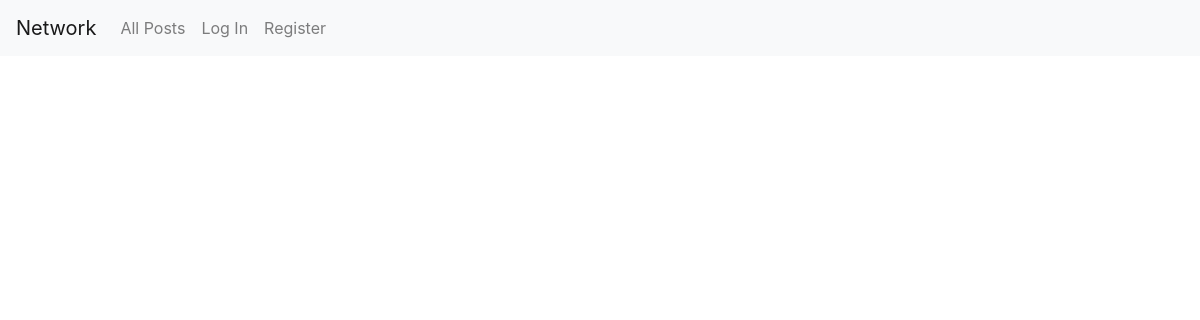
Before: / with the older database file.
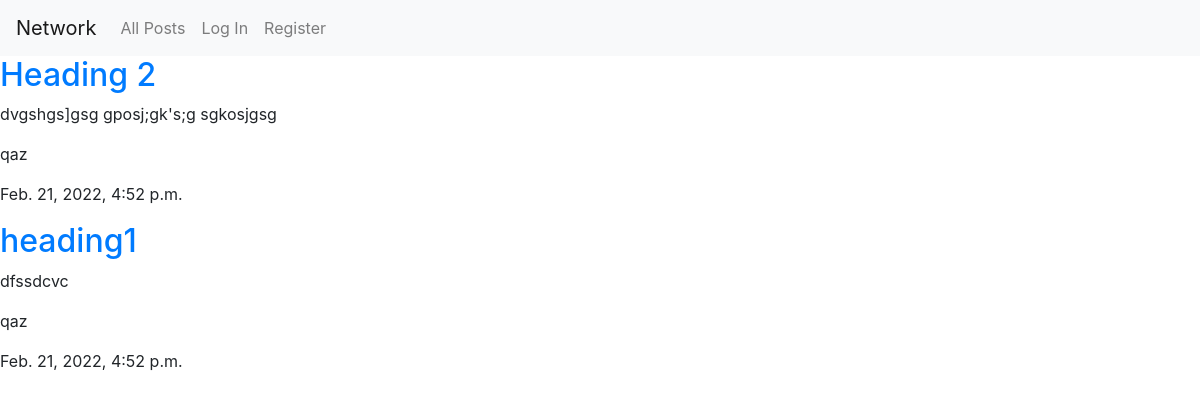
After: the same page with the newer database file.
### network/models.py (models this page shows, shortened)
class Post(models.Model):
    title = models.CharField(verbose_name="Заголовок", max_length=150)
    text = models.TextField(verbose_name="Текст", max_length=500)
    date = models.DateTimeField(auto_now=True)
    mark_like = models.BooleanField(default=False, verbose_name="Подобається")
    author = models.ForeignKey(User, on_delete=models.PROTECT, verbose_name="Автор посту")
    def get_absolute_url(self):
        return reverse('post', kwargs={'post_pk': self.pk})
    class Meta:
        verbose_name = 'Пост'
        verbose_name_plural = 'Пости'
        ordering = ['-date', 'title']

class User(AbstractUser):
    pass

### network/views.py (the view)
# urls.py: path("", views.NetworkHome.as_view(), name="index"),
class NetworkHome(ListView):
    model = Post
    template_name = "network/index.html"
    context_object_name = 'posts'
    def get_context_data(self, *, object_list=None, **kwargs):
        context=super().get_context_data(**kwargs)
        context['title'] = 'Головна сторінка'
        return context

### network/templates/network/index.html
{% extends "network/layout.html" %}
{% block body %}
    {% for post in posts %}
        <h2><a href="{{ post.get_absolute_url }}">{{post.title}}</a></h2>
            <p>{{post.text}}</p>
            <p>{{post.author}}</p>
            <p>{{post.date}}</p>
    {% endfor %}
{% endblock %}

### network/templates/network/layout.html (shortened to what this page needs)
{% load static %}
<!DOCTYPE html>
<html lang="en">
    <head>
        <link rel="stylesheet" href="https://stackpath.bootstrapcdn.com/bootstrap/4.4.1/css/bootstrap.min.css">
        <link href="{% static 'network/styles.css' %}" rel="stylesheet">
    </head>
    <body>
        <nav class="navbar navbar-expand-lg navbar-light bg-light">
            <a class="navbar-brand" href="#">Network</a>
            <div>
              <ul class="navbar-nav mr-auto">
                <li class="nav-item">
                  <a class="nav-link" href="{% url 'index' %}">All Posts</a>
                </li>
                {% if user.is_authenticated %}
                    <li class="nav-item">
                        <a class="nav-link" href="#">Following</a>
                    </li>
                    <li class="nav-item">
                        <a class="nav-link" href="{% url 'add_post' %}">New Post</a>
                    </li>
                    <li class="nav-item">
                        <a class="nav-link" href="{% url 'logout' %}">Log Out</a>
                    </li>
                {% else %}
                    <li class="nav-item">
                        <a class="nav-link" href="{% url 'login' %}">Log In</a>
                    </li>
                    <li class="nav-item">
                        <a class="nav-link" href="{% url 'register' %}">Register</a>
                    </li>
                {% endif %}
              </ul>
            </div>
          </nav>
        <div class="body">
            {% block body %}
            {% endblock %}
        </div>
    </body>
</html>

Changed rows visible on the page:
added Post: title "Heading 2", text "dvgshgs]gsg gposj;gk's;g sgkosjgsg", author "qaz", date "Feb. 21, 2022, 4:52 p.m."
added Post: title "heading1", text "dfssdcvc", author "qaz", date "Feb. 21, 2022, 4:52 p.m."
